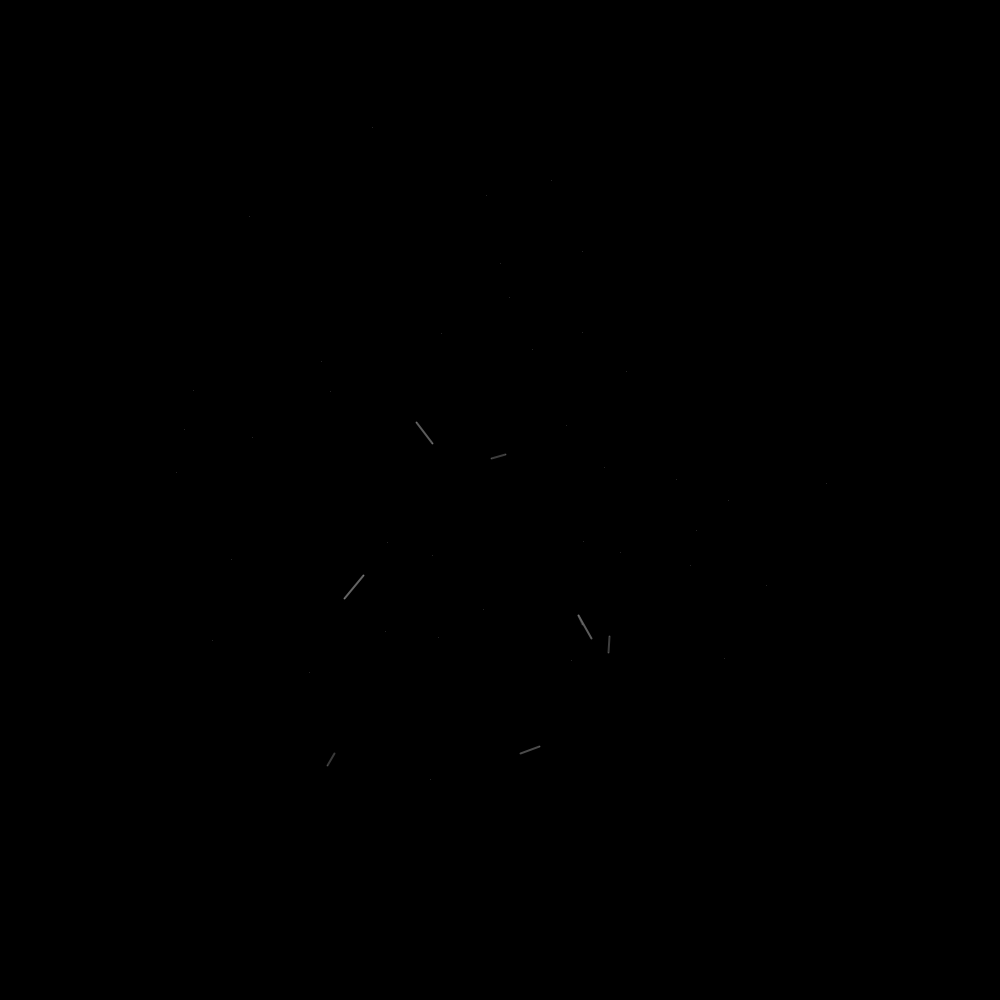
Frame 1 (no input)
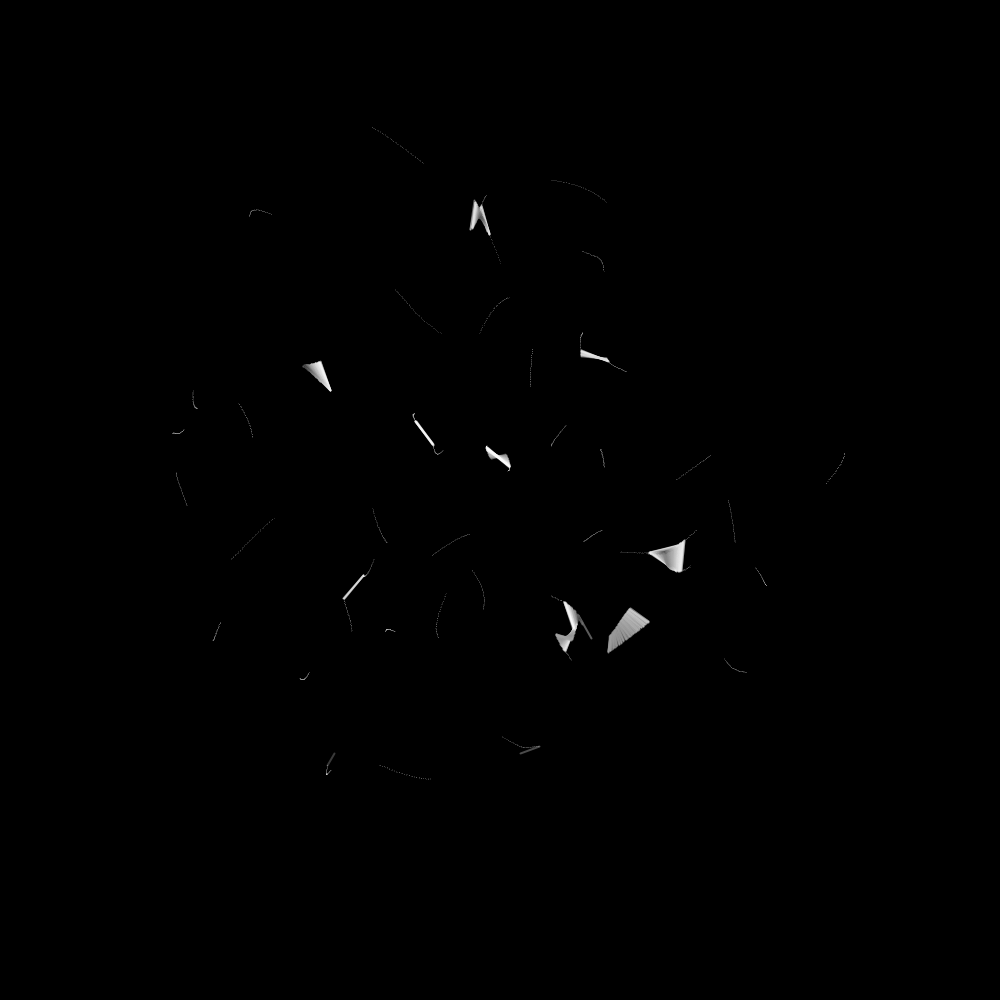
Frame 60 (the mouse pressed at the canvas centre just before this capture)
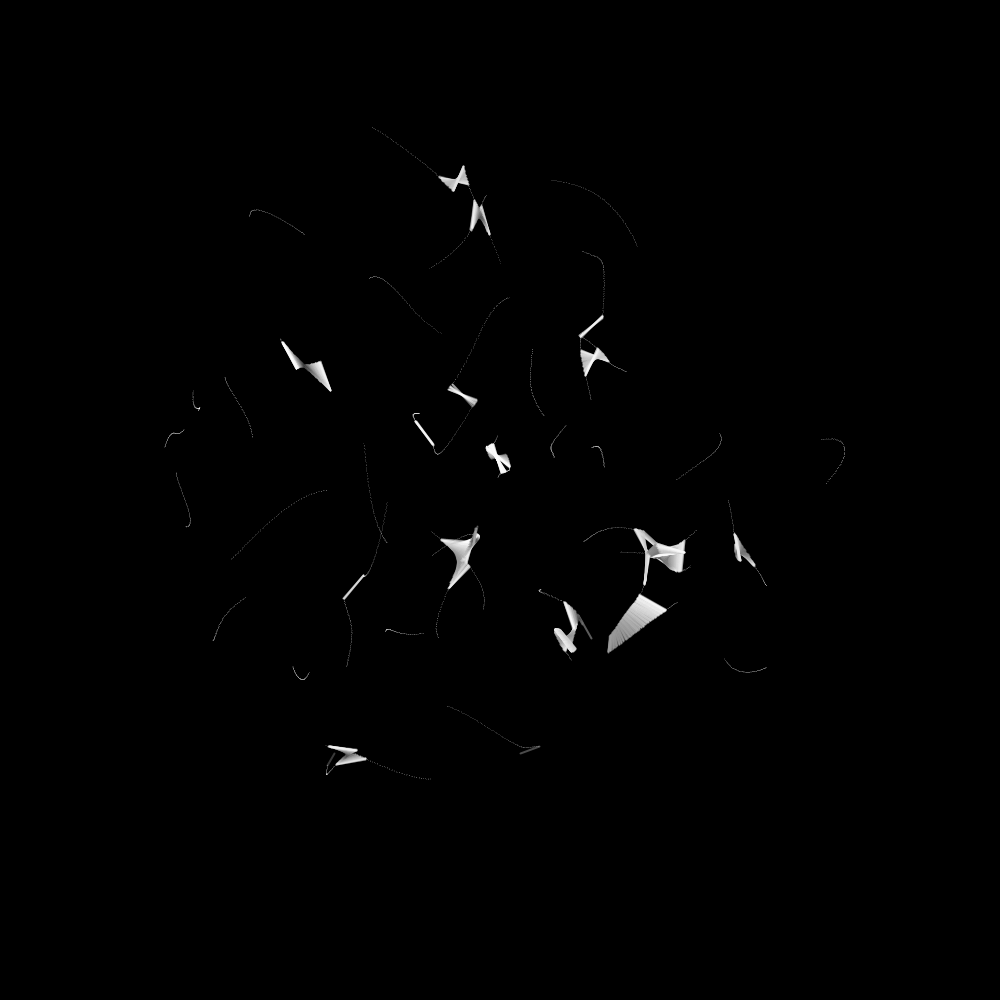
Frame 120 (the mouse held since frame 60 and released just before this capture)

The Processing sketch that drew these frames (run headless with seeded random() and noise(); from frame 60 on, the mouse is pressed at the canvas centre):

// Processing sketch: PerlinNoiseMover
// ── PerlinNoiseMover.pde
color[] colours = {#001219,#005f73,#0a9396,#94d2bd,#e9d8a6,#ee9b00,#ca6702,#bb3e03,#ae2012,#9b2226};
Mover m;
Mover[] swarm;
float r;
void setup(){
  size(1000, 1000);
  r = 15;
  swarm = new Mover[50];
  for(int i = 0; i < swarm.length; i++){
    swarm[i] = new Mover(i);
  }
  ellipseMode(RADIUS);
  background(0);
}

void draw(){
  //background(0);
  for(Mover m: swarm){
    m.update();
    m.show();
  }
}

void keyPressed(){
  if(keyCode == ' '){
    save("Perlin Swarm.png");
    noLoop();
  }
}

// ── Mover.pde
class Mover{
  PVector p;
  float xOff;
  float yOff;
  int ix;
  Mover(int ix_){
    p = new PVector(random(width), random(height));
    ix = ix_;
    yOff = random(1000);
    xOff = random(1000);
  }
  
  void update(){
    p.set(map(noise(xOff),0,1,0,width), map(noise(yOff),0,1,0,height));
    yOff += 0.001;
    xOff += 0.001;
  }
  
  void show(){
    //ellipse(p.x, p.y, 2*r, 2*r);
    stroke(255, 50);
    strokeWeight(1);
    point(p.x, p.y);
    
    for(int i = 0; i < swarm.length; i++){
      if(swarm[i].ix != ix){
        float d = PVector.dist(p, swarm[i].p);
        if(d < 2*r){
          stroke(int(map(d, 0, 2*r, 50, 255)), 100);
          strokeWeight(2);
          line(p.x, p.y, swarm[i].p.x, swarm[i].p.y);
        }
      }
    }
  }
}
